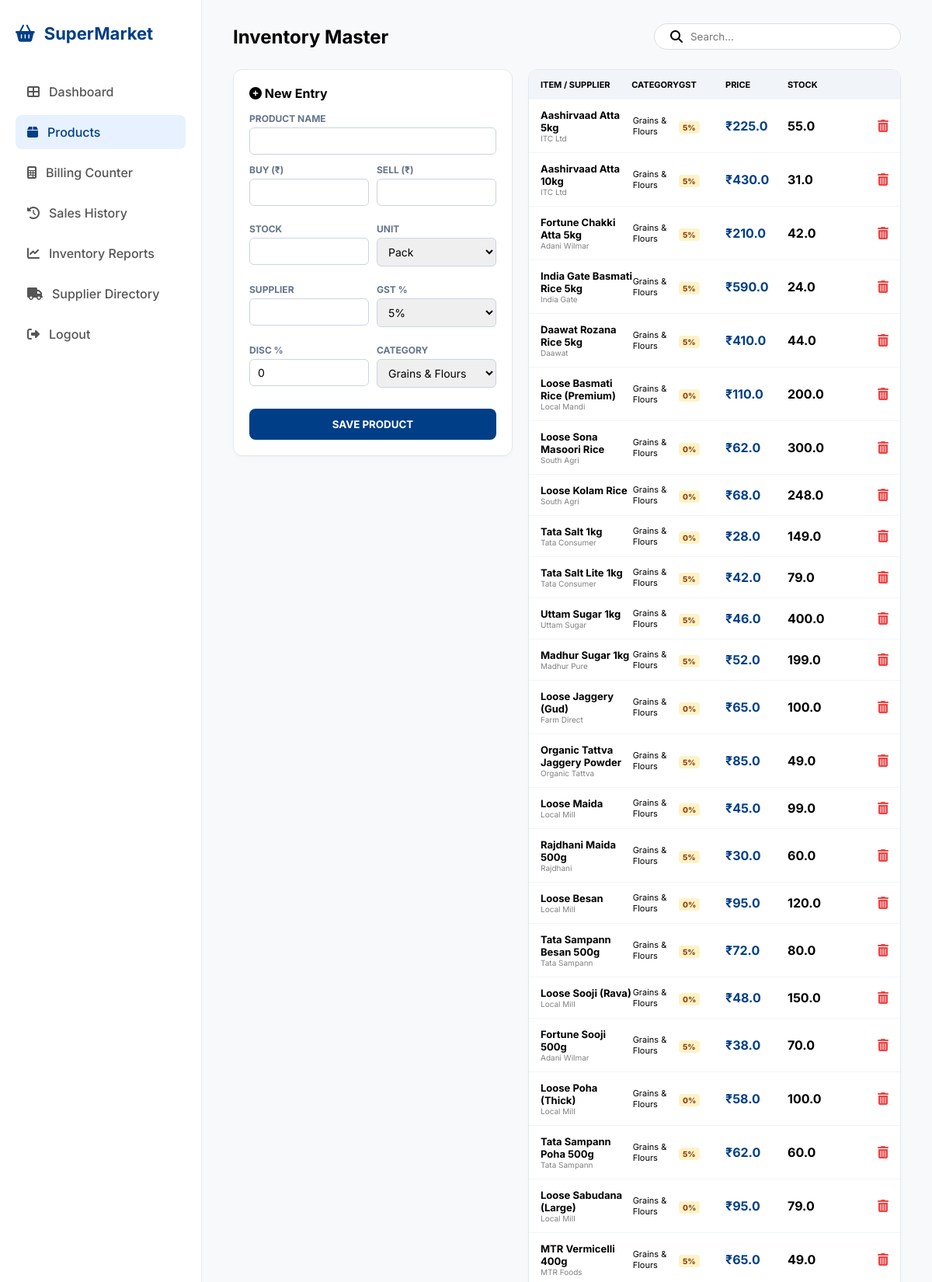
Screenshot of /products (signed in, upper part) with the database file from the repository.
### tables this page shows
CREATE TABLE products (
        id INTEGER PRIMARY KEY AUTOINCREMENT, name TEXT, category TEXT, unit TEXT, 
        purchase_price REAL, price REAL, stock REAL, supplier TEXT, discount REAL, gst_percent REAL);

### app.py (the view)
@app.route('/products')
def products():
    if 'user' not in session: return redirect(url_for('login'))
    conn = get_db_connection(); db_p = conn.execute('SELECT * FROM products').fetchall(); conn.close()
    return render_template('products.html', products=db_p)

### app.py (called while the page is built)
def get_db_connection():
    conn = sqlite3.connect('supermarket.db')
    conn.row_factory = sqlite3.Row
    return conn

### templates/products.html (shortened to what this page needs)
<!DOCTYPE html>
<html lang="en">
<head>
    <link rel="stylesheet" href="https://cdnjs.cloudflare.com/ajax/libs/font-awesome/6.4.0/css/all.min.css">
    <link rel="stylesheet" href="{{ url_for('static', filename='style.css') }}">
</head>
<body class="dashboard-page">
    <div class="dashboard-wrapper">
        <aside class="sidebar">
            <div class="sidebar-brand">
                <i class="fas fa-shopping-basket"></i>
                <span>SuperMarket</span>
            </div>
            <nav class="nav-links">
                {% if session['role'] == 'Admin' %}
                <a href="/dashboard" class="nav-item {% if request.path == '/dashboard' %}active{% endif %}"><i class="fas fa-th-large"></i> Dashboard</a>
                {% endif %}
                <a href="/products" class="nav-item active"><i class="fas fa-box"></i> Products</a>
                <a href="/billing" class="nav-item"><i class="fas fa-calculator"></i> Billing Counter</a>
                {% if session['role'] == 'Admin' %}
                <a href="/history" class="nav-item"><i class="fas fa-history"></i> Sales History</a>
                <a href="/reports" class="nav-item"><i class="fas fa-chart-line"></i> Inventory Reports</a>
                <a href="/suppliers" class="nav-item"><i class="fas fa-truck"></i> Supplier Directory</a>
                {% endif %}
            </nav>
            <div class="sidebar-footer">
                <a href="/logout" class="nav-item"><i class="fas fa-sign-out-alt"></i> Logout</a>
            </div>
        </aside>
        <main class="main-content">
            <header class="top-header" style="margin-bottom: 20px;">
                <h2>Inventory Master</h2>
                <div class="search-container"><i class="fas fa-search"></i><input type="text" id="productSearch" placeholder="Search..." onkeyup="filterProducts()"></div>
            </header>
            <div class="products-layout-grid">
                {% if session['role'] == 'Admin' %}
                <div class="compact-card">
                    <h3 style="font-size: 16px; margin-bottom: 15px;"><i class="fas fa-plus-circle"></i> New Entry</h3>
                    <form action="/add_product" method="POST">
                        <div class="compact-field">
                            <label>Product Name</label>
                            <input type="text" name="name" required>
                        </div>
                        <div class="form-row-2">
                            <div class="compact-field"><label>Buy (₹)</label><input type="number" step="0.01" name="purchase_price" required></div>
                            <div class="compact-field"><label>Sell (₹)</label><input type="number" step="0.01" name="price" required></div>
                        </div>
                        <div class="form-row-2">
                            <div class="compact-field"><label>Stock</label><input type="number" step="0.01" name="stock" required></div>
                            <div class="compact-field">
                                <label>Unit</label>
                                <select name="unit">
                                    <option>Pack</option><option>Kg</option><option>Ltr</option><option>Bottle</option>
                                </select>
                            </div>
                        </div>
                        <div class="form-row-2">
                            <div class="compact-field"><label>Supplier</label><input type="text" name="supplier"></div>
                            <div class="compact-field">
                                <label>GST %</label>
                                <select name="gst_percent">
                                    <option value="0">0%</option><option value="5" selected>5%</option>
                                </select>
                            </div>
                        </div>
                        <div class="form-row-2">
                            <div class="compact-field"><label>Disc %</label><input type="number" name="discount" value="0"></div>
                            <div class="compact-field">
                                <label>Category</label>
                                <select name="category">
                                    <option>Grains & Flours</option>
                                </select>
                            </div>
                        </div>
                        <button type="submit" class="btn-save-sm">SAVE PRODUCT</button>
                    </form>
                </div>
                {% endif %}
                <div class="compact-card" style="padding: 0; overflow-y: auto; max-height: 80vh;">
                    <div class="inventory-header">
                        <span>Item / Supplier</span><span>Category</span><span>GST</span><span>Price</span><span>Stock</span><span></span>
                    </div>
                    <div id="inventoryContainer">
                        {% for item in products %}
                        <div class="inventory-item">
                            <div style="display:flex; flex-direction:column">
                                <strong style="font-size:13px">{{ item['name'] }}</strong>
                                <small style="color:gray; font-size:10px">{{ item['supplier'] }}</small>
                            </div>
                            <div style="font-size:11px">{{ item['category'] }}</div>
                            <div><span class="gst-tag">{{ item['gst_percent']|int }}%</span></div>
                            <div style="font-weight:700; color:#003f87">₹{{ item['price'] }}</div>
                            <div style="font-weight:700" class="{% if item['stock'] < 10 %}low-stock-alert{% endif %}">{{ item['stock'] }}</div>
                            <div style="text-align:right">
                                {% if session['role'] == 'Admin' %}
                                <a href="/delete_product/{{ item['id'] }}" onclick="return confirm('Delete this product?')" style="color:#ef4444"><i class="fas fa-trash-alt"></i></a>
                                {% endif %}
                            </div>
                        </div>
                        {% endfor %}
                    </div>
                </div>
            </div>
        </main>
    </div>
</body>
</html>

### static/style.css (style rules this page uses)
:root { --primary: #003f87; --bg: #fbf9f8; --white: #ffffff; --text: #1b1c1c; --text-muted: #64748b; --border: #e2e8f0; }
* { margin: 0; padding: 0; box-sizing: border-box; font-family: 'Inter', sans-serif; }
.dashboard-wrapper { display: flex; height: 100vh; overflow: hidden; background-color: #f8f9fa; }
.sidebar { width: 260px; background: white; border-right: 1px solid #eee; display: flex; flex-direction: column; padding: 30px 20px; height: 100vh; }
.sidebar-brand { display: flex; align-items: center; gap: 12px; font-size: 22px; font-weight: 700; color: #003f87; margin-bottom: 40px; }
.nav-item { display: flex; align-items: center; gap: 12px; padding: 12px 15px; color: #555; text-decoration: none; margin-bottom: 8px; border-radius: 8px; font-weight: 500; }
.nav-item.active { background: #e7f1ff; color: #003f87; }
.main-content { flex: 1; padding: 30px 40px; overflow-y: auto; height: 100vh; }
.top-header { display: flex; justify-content: space-between; align-items: center; margin-bottom: 30px; }
.products-layout-grid { display: grid; grid-template-columns: 350px 1fr; gap: 25px; margin-top: 25px; align-items: start; }
.search-container { background: white; padding: 8px 20px; border-radius: 50px; display: flex; align-items: center; gap: 10px; border: 1px solid #ddd; width: fit-content; }
.search-container input { border: none; outline: none; width: 250px; }

### rows the page displays
products: name "Aashirvaad Atta 5kg", supplier "ITC Ltd", category "Grains & Flours", gst_percent "5", price "225.0", stock "55.0"
products: name "Aashirvaad Atta 10kg", supplier "ITC Ltd", category "Grains & Flours", gst_percent "5", price "430.0", stock "31.0"
products: name "Fortune Chakki Atta 5kg", supplier "Adani Wilmar", category "Grains & Flours", gst_percent "5", price "210.0", stock "42.0"
products: name "India Gate Basmati Rice 5kg", supplier "India Gate", category "Grains & Flours", gst_percent "5", price "590.0", stock "24.0"
products: name "Daawat Rozana Rice 5kg", supplier "Daawat", category "Grains & Flours", gst_percent "5", price "410.0", stock "44.0"
products: name "Loose Basmati Rice (Premium)", supplier "Local Mandi", category "Grains & Flours", gst_percent "0", price "110.0", stock "200.0"
products: name "Loose Sona Masoori Rice", supplier "South Agri", category "Grains & Flours", gst_percent "0", price "62.0", stock "300.0"
products: name "Loose Kolam Rice", supplier "South Agri", category "Grains & Flours", gst_percent "0", price "68.0", stock "248.0"
products: name "Tata Salt 1kg", supplier "Tata Consumer", category "Grains & Flours", gst_percent "0", price "28.0", stock "149.0"
products: name "Tata Salt Lite 1kg", supplier "Tata Consumer", category "Grains & Flours", gst_percent "5", price "42.0", stock "79.0"
products: name "Uttam Sugar 1kg", supplier "Uttam Sugar", category "Grains & Flours", gst_percent "5", price "46.0", stock "400.0"
products: name "Madhur Sugar 1kg", supplier "Madhur Pure", category "Grains & Flours", gst_percent "5", price "52.0", stock "199.0"
products: name "Loose Jaggery (Gud)", supplier "Farm Direct", category "Grains & Flours", gst_percent "0", price "65.0", stock "100.0"
products: name "Organic Tattva Jaggery Powder", supplier "Organic Tattva", category "Grains & Flours", gst_percent "5", price "85.0", stock "49.0"
products: name "Loose Maida", supplier "Local Mill", category "Grains & Flours", gst_percent "0", price "45.0", stock "99.0"
products: name "Rajdhani Maida 500g", supplier "Rajdhani", category "Grains & Flours", gst_percent "5", price "30.0", stock "60.0"
products: name "Loose Besan", supplier "Local Mill", category "Grains & Flours", gst_percent "0", price "95.0", stock "120.0"
products: name "Tata Sampann Besan 500g", supplier "Tata Sampann", category "Grains & Flours", gst_percent "5", price "72.0", stock "80.0"
products: name "Loose Sooji (Rava)", supplier "Local Mill", category "Grains & Flours", gst_percent "0", price "48.0", stock "150.0"
products: name "Fortune Sooji 500g", supplier "Adani Wilmar", category "Grains & Flours", gst_percent "5", price "38.0", stock "70.0"
products: name "Loose Poha (Thick)", supplier "Local Mill", category "Grains & Flours", gst_percent "0", price "58.0", stock "100.0"
products: name "Tata Sampann Poha 500g", supplier "Tata Sampann", category "Grains & Flours", gst_percent "5", price "62.0", stock "60.0"
products: name "Loose Sabudana (Large)", supplier "Local Mill", category "Grains & Flours", gst_percent "0", price "95.0", stock "79.0"
products: name "MTR Vermicelli 400g", supplier "MTR Foods", category "Grains & Flours", gst_percent "5", price "65.0", stock "49.0"
